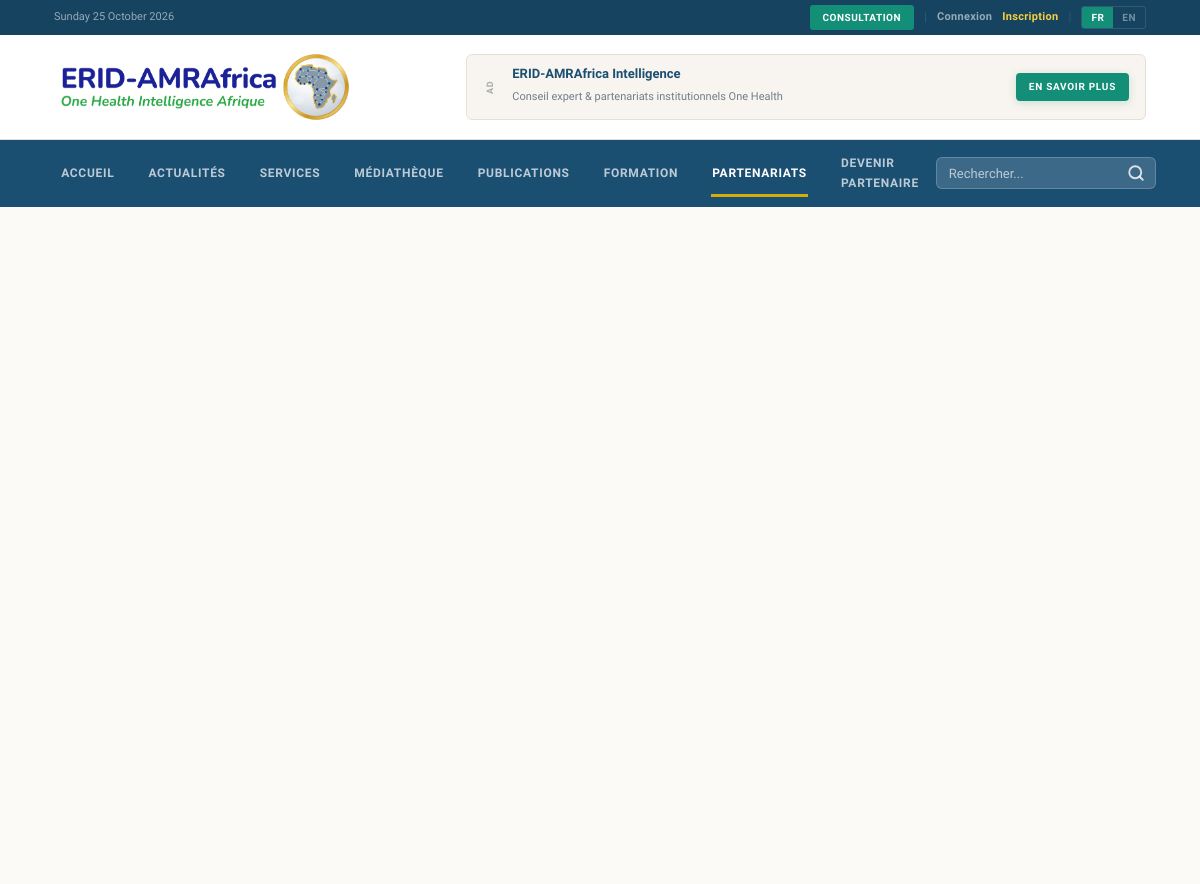
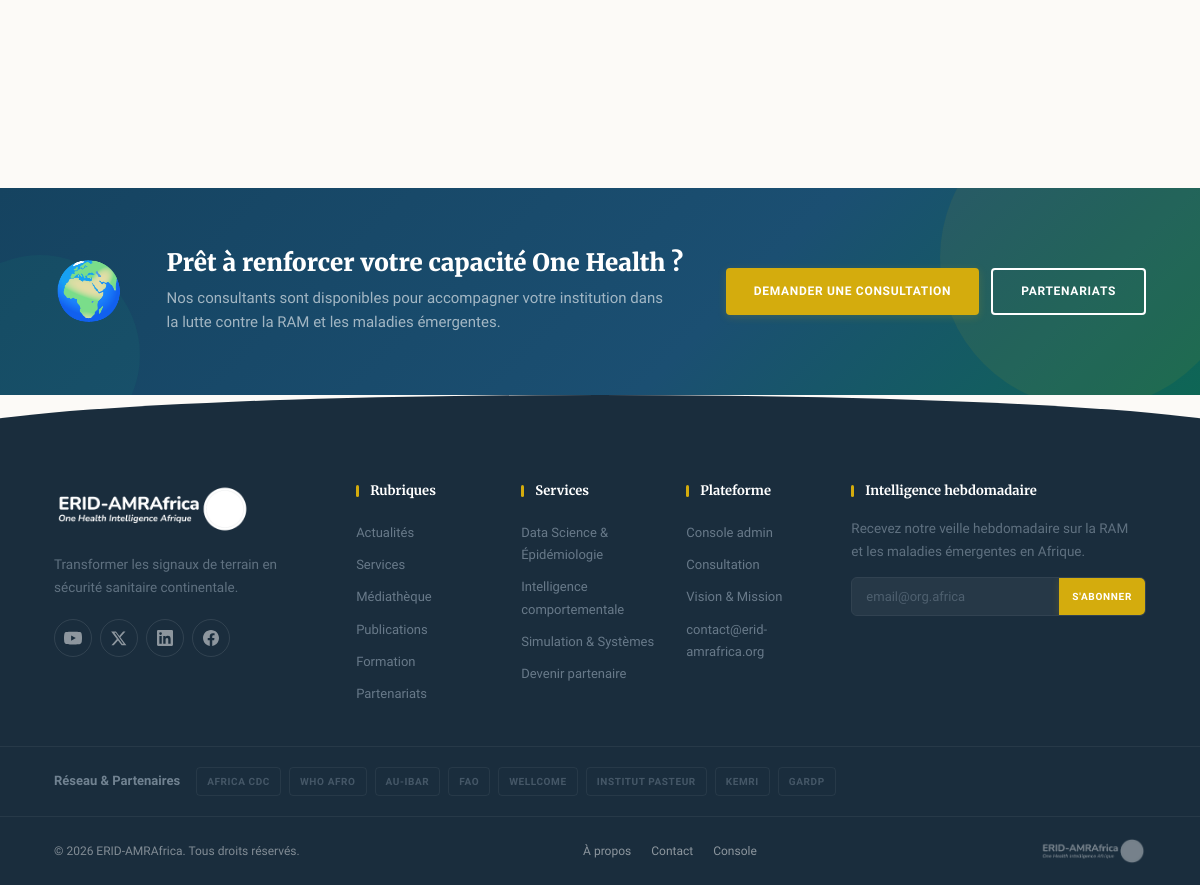
/pricing, run on the app's committed database (2 pictures, top to bottom).
### tables this page shows
CREATE TABLE partners (
    id          INT UNSIGNED AUTO_INCREMENT PRIMARY KEY,
    name        VARCHAR(150)    NOT NULL,
    logo_path   VARCHAR(255)    NULL,
    website_url VARCHAR(500)    NULL,
    is_active   TINYINT(1)      NOT NULL DEFAULT 1,
    sort_order  SMALLINT        NOT NULL DEFAULT 0,
    created_at  DATETIME        NOT NULL DEFAULT CURRENT_TIMESTAMP,
    updated_at  DATETIME        NOT NULL DEFAULT CURRENT_TIMESTAMP ON UPDATE CURRENT_TIMESTAMP
);

### app/Views/public/pricing.php (called while the page is built, shortened)
<?php
$lang = $_SESSION['locale'] ?? 'fr';
?>

### app/Core/View.php (called while the page is built, shortened)
<?php
final class View
{
    public static function render(string $template, array $data = [], string $layout = 'public'): void
    {
        $root = Config::get('root');
        extract($data, EXTR_SKIP);
        require $root . '/app/Views/layouts/' . $layout . '.php';
    }
    public static function e(?string $s): string
    {
        return htmlspecialchars((string) $s, ENT_QUOTES, 'UTF-8');
    }
}

### app/Core/Controller.php (called while the page is built, shortened)
<?php
abstract class Controller
{
    protected function view(string $template, array $data = [], string $layout = 'public'): void
    {
        View::render($template, $data, $layout);
    }
}

### app/Controllers/Public/ServicesController.php (called while the page is built, shortened)
<?php
final class ServicesController extends Controller
{
    public function pricing(): void
    {
        $services = Database::all('SELECT * FROM services WHERE is_active = 1 ORDER BY sort_order');
        $this->view('public/pricing', [
            'title'    => 'Offres & Tarification — ERID-AMRAfrica',
            'services' => $services,
        ], 'public');
    }
}

### public/index.php (called while the page is built, shortened)
<?php
$router = new Router();
$router->dispatch($_SERVER['REQUEST_METHOD'], $_SERVER['REQUEST_URI']);

### app/Core/Lang.php (called while the page is built, shortened)
<?php
final class Lang
{
    private static array $strings = [];
    private static string $locale = 'fr';
    public static function boot(): void
    {
        self::$locale = $_SESSION['locale'] ?? Config::get('app')['locale'] ?? 'fr';
        $file = Config::get('root') . '/app/lang/' . self::$locale . '.php';
        self::$strings = is_file($file) ? require $file : [];
    }
    public static function t(string $key): string
    {
        return self::$strings[$key] ?? $key;
    }
}

### app/Core/Database.php (called while the page is built, shortened)
<?php
final class Database
{
    private static ?PDO $pdo = null;
    public static function pdo(): PDO
    {
        if (self::$pdo === null) {
            $cfg = Config::get('db');
            $dsn = sprintf(
                'mysql:host=%s;port=%s;dbname=%s;charset=utf8mb4',
                $cfg['host'], $cfg['port'], $cfg['name']
            );
            try {
                self::$pdo = new PDO($dsn, $cfg['user'], $cfg['pass'], [
                    PDO::ATTR_ERRMODE            => PDO::ERRMODE_EXCEPTION,
                    PDO::ATTR_DEFAULT_FETCH_MODE => PDO::FETCH_ASSOC,
                    PDO::ATTR_EMULATE_PREPARES   => false,
                    PDO::MYSQL_ATTR_INIT_COMMAND => "SET NAMES utf8mb4 COLLATE utf8mb4_unicode_ci",
                ]);
            } catch (PDOException $e) {
                http_response_code(500);
                exit('Database connection failed.');
            }
        }
        return self::$pdo;
    }
    public static function all(string $sql, array $params = []): array
    {
        $stmt = self::pdo()->prepare($sql);
        $stmt->execute($params);
        return $stmt->fetchAll();
    }
    public static function one(string $sql, array $params = []): ?array
    {
        $stmt = self::pdo()->prepare($sql);
        $stmt->execute($params);
        $row = $stmt->fetch();
        return $row ?: null;
    }
}

### app/Views/layouts/public.php (the view, shortened to what this page needs)
<?php
$e = fn($s) => View::e($s);
$uri = strtok($_SERVER['REQUEST_URI'] ?? '', '?');
$isHome = ($uri === '/' || $uri === '');
?>
<!DOCTYPE html>
<html lang="<?= $e($lang) ?>">
<head>
    <link rel="stylesheet" href="/assets/css/app.css">
</head>
<body class="public">
<div class="top-bar">
    <div class="container top-bar__inner">
        <div class="top-bar__left">
            <span class="top-bar__date"><?= $e(date($lang === 'fr' ? 'l d F Y' : 'l, F d, Y')) ?></span>
        </div>
        <div class="top-bar__right">
            <a class="top-bar__btn" href="/intake/analytics"><?= $e(Lang::t('nav_cta')) ?></a>
            <span class="top-bar__sep">|</span>
            <a class="top-bar__link" href="/admin/login"><?= $e($lang === 'fr' ? 'Connexion' : 'Login') ?></a>
            <a class="top-bar__link top-bar__link--accent" href="/intake/analytics"><?= $e($lang === 'fr' ? 'Inscription' : 'Sign up') ?></a>
            <span class="top-bar__sep">|</span>
            <span class="lang-switch">
                <a href="?lang=fr" class="<?= $lang === 'fr' ? 'on' : '' ?>">FR</a>
                <a href="?lang=en" class="<?= $lang === 'en' ? 'on' : '' ?>">EN</a>
            </span>
        </div>
    </div>
</div>
<header class="site-header" role="banner">
    <div class="container header__inner">
        <a class="brand" href="/" aria-label="ERID-AMRAfrica">
            <img src="/assets/logo.png" alt="ERID-AMRAfrica — One Health Intelligence Afrique" class="brand-logo">
        </a>
        <div class="header-banner">
            <div class="header-banner__inner">
                <span class="header-banner__label">Ad</span>
                <div class="header-banner__content">
                    <strong>ERID-AMRAfrica Intelligence</strong>
                    <span><?= $e($lang === 'fr' ? 'Conseil expert & partenariats institutionnels One Health' : 'Expert advisory & institutional One Health partnerships') ?></span>
                </div>
                <a class="btn btn-accent sm" href="/pricing"><?= $e($lang === 'fr' ? 'En savoir plus' : 'Learn more') ?></a>
            </div>
        </div>
    </div>
</header>
<nav class="nav-bar" role="navigation" aria-label="<?= $lang === 'fr' ? 'Navigation principale' : 'Main navigation' ?>">
    <div class="container nav-bar__inner">
        <div class="menu" id="mainMenu">
            <a href="/" <?= $isHome ? 'class="active"' : '' ?>><?= $e($lang === 'fr' ? 'Accueil' : 'Home') ?></a>
            <a href="/news" <?= $uri === '/news' ? 'class="active"' : '' ?>><?= $e(Lang::t('nav_news')) ?></a>
            <a href="/services" <?= $uri === '/services' ? 'class="active"' : '' ?>><?= $e(Lang::t('nav_services')) ?></a>
            <a href="/media" <?= $uri === '/media' ? 'class="active"' : '' ?>><?= $e(Lang::t('nav_media')) ?></a>
            <a href="/publications" <?= $uri === '/publications' ? 'class="active"' : '' ?>><?= $e(Lang::t('nav_publications')) ?></a>
            <a href="/classroom" <?= $uri === '/classroom' ? 'class="active"' : '' ?>><?= $e($lang === 'fr' ? 'Formation' : 'Academy') ?></a>
            <a href="/pricing" <?= $uri === '/pricing' ? 'class="active"' : '' ?>><?= $e(Lang::t('nav_pricing')) ?></a>
            <a href="/intake/advisory"><?= $e(Lang::t('cta_band_btn')) ?></a>
        </div>
        <div class="nav-search" id="navSearch">
            <form action="/search" method="get" class="nav-search__form" role="search">
                <input type="search" name="q" class="nav-search__input" placeholder="<?= $e($lang === 'fr' ? 'Rechercher...' : 'Search...') ?>" aria-label="<?= $e($lang === 'fr' ? 'Rechercher' : 'Search') ?>" autocomplete="off" id="globalSearchInput">
                <button type="submit" class="nav-search__btn" aria-label="Search">
                    <svg width="18" height="18" viewBox="0 0 24 24" fill="none" stroke="currentColor" stroke-width="2.5" stroke-linecap="round"><circle cx="11" cy="11" r="8"/><path d="M21 21l-4.35-4.35"/></svg>
                </button>
            </form>
        </div>
    </div>
</nav>
<main class="site-main"><?= $content ?></main>
<div class="pre-footer">
    <div class="container pre-footer__inner">
        <div class="pre-footer__icon">🌍</div>
        <div class="pre-footer__text">
            <h3><?= $e($lang === 'fr' ? 'Prêt à renforcer votre capacité One Health ?' : 'Ready to strengthen your One Health capacity?') ?></h3>
            <p><?= $e($lang === 'fr' ? 'Nos consultants sont disponibles pour accompagner votre institution dans la lutte contre la RAM et les maladies émergentes.' : 'Our consultants are ready to support your institution in the fight against AMR and emerging diseases.') ?></p>
        </div>
        <div class="pre-footer__actions">
            <a class="btn btn-gold lg" href="/intake/advisory"><?= $e(Lang::t('hero_cta')) ?></a>
            <a class="btn btn-outline lg" href="/pricing"><?= $e(Lang::t('nav_pricing')) ?></a>
        </div>
    </div>
</div>
<footer class="site-footer" role="contentinfo">
    <div class="footer-wave"></div>
    <div class="footer-top">
        <div class="container footer-grid">
            <div class="footer-col footer-col--brand">
                <div class="brand footer-brand"><img src="/assets/logo.png" alt="ERID-AMRAfrica" class="footer-logo"></div>
                <p class="footer-desc"><?= $e(Lang::t('footer_tagline')) ?></p>
                <div class="footer-social">
                    <a href="https://www.youtube.com/@ERID-AMRAfrica" target="_blank" rel="noopener" title="YouTube" class="fs-youtube">
                    </a>
                    <a href="https://x.com/eridamrafrica" target="_blank" rel="noopener" title="X" class="fs-x">
                        <svg width="16" height="16" viewBox="0 0 24 24" fill="currentColor"><path d="M18.2 2.25h3.51l-7.67 8.77 9.02 11.92h-7.06l-5.54-7.24-6.34 7.24H.61l8.2-9.38L.2 2.25h7.24l5.01 6.62 5.75-6.62zm-1.23 18.56h1.94L7.16 4.23H5.08l11.89 16.58z"/></svg>
                    </a>
                    <a href="https://www.linkedin.com/company/erid-amrafrica" target="_blank" rel="noopener" title="LinkedIn" class="fs-linkedin">
                    </a>
                    <a href="https://www.facebook.com/eridamrafrica" target="_blank" rel="noopener" title="Facebook" class="fs-facebook">
                    </a>
                </div>
            </div>
            <div class="footer-col">
                <h4><?= $e($lang === 'fr' ? 'Rubriques' : 'Sections') ?></h4>
                <a href="/news"><?= $e(Lang::t('nav_news')) ?></a>
                <a href="/services"><?= $e(Lang::t('nav_services')) ?></a>
                <a href="/media"><?= $e(Lang::t('nav_media')) ?></a>
                <a href="/publications"><?= $e(Lang::t('nav_publications')) ?></a>
                <a href="/classroom"><?= $e($lang === 'fr' ? 'Formation' : 'Academy') ?></a>
                <a href="/pricing"><?= $e(Lang::t('nav_pricing')) ?></a>
            </div>
            <div class="footer-col">
                <h4><?= $e($lang === 'fr' ? 'Services' : 'Services') ?></h4>
                <a href="/intake/quant"><?= $e($lang === 'fr' ? 'Data Science & Épidémiologie' : 'Data Science & Epidemiology') ?></a>
                <a href="/intake/qual"><?= $e($lang === 'fr' ? 'Intelligence comportementale' : 'Behavioral Intelligence') ?></a>
                <a href="/intake/systems"><?= $e($lang === 'fr' ? 'Simulation & Systèmes' : 'Simulation & Systems') ?></a>
                <a href="/intake/advisory"><?= $e(Lang::t('cta_band_btn')) ?></a>
            </div>
            <div class="footer-col">
                <h4><?= $e($lang === 'fr' ? 'Plateforme' : 'Platform') ?></h4>
                <a href="/admin/login"><?= $e($lang === 'fr' ? 'Console admin' : 'Admin console') ?></a>
                <a href="/intake/analytics"><?= $e(Lang::t('nav_cta')) ?></a>
                <a href="/page/vision-mission"><?= $e($lang === 'fr' ? 'Vision & Mission' : 'Vision & Mission') ?></a>
                <?php
                    $contactEmail = \App\Core\Database::one("SELECT value_fr FROM settings WHERE setting_key = 'contact_email'")['value_fr'] ?? 'contact@erid-amrafrica.org';
                ?>
                <a href="mailto:<?= $e($contactEmail) ?>"><?= $e($contactEmail) ?></a>
            </div>
            <div class="footer-col footer-col--newsletter">
                <h4><?= $e(Lang::t('footer_newsletter')) ?></h4>
                <p class="footer-desc"><?= $e($lang === 'fr' ? 'Recevez notre veille hebdomadaire sur la RAM et les maladies émergentes en Afrique.' : 'Get our weekly AMR and emerging disease intelligence briefing for Africa.') ?></p>
                <form id="subForm" class="sub-form" aria-label="Newsletter">
                    <input type="email" name="email" placeholder="email@org.africa" required aria-label="Email">
                    <button class="btn btn-gold sm" type="submit"><?= $e(Lang::t('subscribe')) ?></button>
                </form>
            </div>
        </div>
    </div>
    <?php
        $__fpEnabled = \App\Core\Database::one("SELECT value_fr FROM settings WHERE setting_key = 'footer_partners_enabled'");
        $__fpPartners = (($__fpEnabled['value_fr'] ?? '1') === '1')
            ? \App\Core\Database::all("SELECT name, logo_path, website_url FROM partners WHERE is_active = 1 ORDER BY sort_order")
            : [];
    ?>
    <?php if ($__fpPartners): ?>
    <div class="footer-mid">
        <div class="container footer-partners">
            <span class="footer-partners__label"><?= $e($lang === 'fr' ? 'Réseau & Partenaires' : 'Network & Partners') ?></span>
            <div class="footer-partners__list">
                <?php foreach ($__fpPartners as $__fp): ?>
                    <?php if ($__fp['logo_path']): ?>
                        <img src="<?= $e($__fp['logo_path']) ?>" alt="<?= $e($__fp['name']) ?>" class="footer-partners__logo">
                    <?php else: ?>
                        <span><?= $e($__fp['name']) ?></span>
                    <?php endif; ?>
                <?php endforeach; ?>
            </div>
        </div>
    </div>
    <?php endif; ?>
    <div class="footer-bottom">
        <div class="container footer-bottom__inner">
            <span>&copy; <?= date('Y') ?> ERID-AMRAfrica. <?= $e($lang === 'fr' ? 'Tous droits réservés.' : 'All rights reserved.') ?></span>
            <span class="footer-bottom__links">
                <a href="/page/vision-mission"><?= $e($lang === 'fr' ? 'À propos' : 'About') ?></a>
                <a href="mailto:<?= $e($contactEmail) ?>"><?= $e($lang === 'fr' ? 'Contact' : 'Contact') ?></a>
                <a href="/admin/login">Console</a>
            </span>
            <span class="footer-bottom__brand"><img src="/assets/logo.png" alt="ERID-AMRAfrica" class="footer-bottom__logo"></span>
        </div>
    </div>
</footer>
</body>
</html>

### app/Core/Router.php (shortened to what this page needs)
<?php
final class Router
{
    private array $routes = ['GET' => [], 'POST' => []];
    public function get(string $path, callable|array $handler): void
    {
        $this->routes['GET'][$this->normalize($path)] = $handler;
    }
    public function post(string $path, callable|array $handler): void
    {
        $this->routes['POST'][$this->normalize($path)] = $handler;
    }
    private function normalize(string $path): string
    {
        return '/' . trim($path, '/');
    }
    public function dispatch(string $method, string $uri): void
    {
        $path = $this->normalize(parse_url($uri, PHP_URL_PATH) ?: '/');
        foreach ($this->routes[$method] ?? [] as $route => $handler) {
            $pattern = '#^' . preg_replace('#\{[a-zA-Z_]+\}#', '([^/]+)', $route) . '$#';
            if (preg_match($pattern, $path, $m)) {
                array_shift($m);
                $this->invoke($handler, $m);
                return;
            }
        }
    }
    private function invoke(callable|array $handler, array $args): void
    {
        if (is_array($handler)) {
            [$class, $method] = $handler;
            (new $class())->{$method}(...$args);
            return;
        }
    }
}

### data on the page
partners: name "AFRICA CDC"
partners: name "WHO AFRO"
partners: name "AU-IBAR"
partners: name "FAO"
partners: name "WELLCOME"
partners: name "INSTITUT PASTEUR"
partners: name "KEMRI"
partners: name "GARDP"

### other printed values
$e($contactEmail) "contact@erid-amrafrica.org"
$e($lang === 'fr' ? 'Tous droits réservés.' : 'All rights reserved.') "Tous droits réservés."
